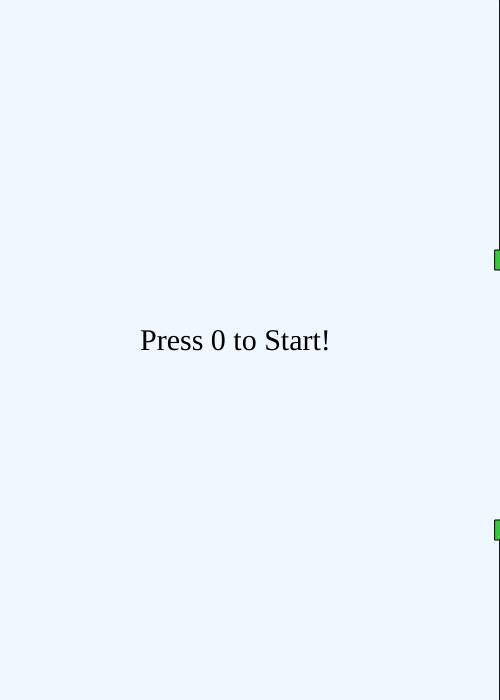
Frame 1 (no input)
Frame 60 (no input): identical to frame 1, image omitted
Frame 120 (the mouse pressed at the canvas centre since frame 60): identical to frame 1, image omitted

The p5.js sketch that drew this single still picture (run headless with seeded random() and noise() and a simulated clock; from frame 60 on, the mouse is pressed at the canvas centre):

// p5.js sketch
// ── sketch.js
var bird;
var score;
var pipes = [];
var endGame;
var count;
var highscore;
var step;
var plays;

function setup() {
  createCanvas(500, 700);
  bird = new Bird();
  pipes.push(new Pipe());
  score = new Score();
  endGame = 1;
  count = 0;
  highscore = 0;
  step = 0;
  plays = 0;
}

function draw() {
  background(240, 248, 255);
if (endGame == 0) {
    bird.show();
    bird.update();
  for (var i = pipes.length-1; i >= 0; i--) {
    pipes[i].show();
    pipes[i].update();
    if (pipes[i].remove()) {
      pipes.splice(i, 1);
    }
    if (pipes[i].checkGameOver(bird)) {
      endGame = 1;
    }
  }

  if(pipes.length != 0) {
    if (pipes[pipes.length - 1].x == 350) {
      score.update(count);
      count = 1;
      step++;
    }
  }
  if(step < 3) {
    score.instructions();
  }
  // if(pipes.length != 0 && step % 8 == 0) {
  //   pipes[pipes.length - 1].changeSpeed();
  // }
  if (frameCount % 150 == 0) {
    pipes.push(new Pipe());
  }
  score.show();
  score.highScore(highscore);
}
else{
  for(var i = pipes.length - 1; i >= 0; i --) {
    pipes[i].show();
  }
  if (score.number > highscore) {
    highscore = score.number;
  }
    score.start(count, highscore ,score.number);
    plays = 1;
}
}


function keyPressed() {
  if (key == ' ' && endGame == 0) {
    bird.up();
  }
  if (key == '0' && endGame != 0) {
    score.refresh();
    bird.y = height/2;
    bird.velocity = -5;
    pipes = [];
    endGame = 0;
    count = 0;
  }
}

// ── GameOver.js
function GameOver() {
  this.x = 25;
  this.y = height/2;

  this.show = function() {
    fill(90, 170, 20);
    ellipse(this.x, this.y, 20, 50);
  }
}

// ── bird.js
function Bird() {
  this.y = height/2;
  this.x = width/2 - 160;
  this.thick = 32;
  this.hitbox =  this.thick/2;

  this.gravity = 0.3;
  this.lift = -10;
  this.velocity = -5;
  this.acceleration = 1.1;

  this.show = function() {
    // var sourceOfPicture = "daWae.png";
    // var img = document.getElementById('daWae')
    // img.src = sourceOfPicture.replace('90x90', '225x225');
    // img.style.display = "block";
    fill(90, 170, 20);
    ellipse(this.x, this.y, this.thick, this.thick);
  }

  this.up = function() {
    this.velocity += this.lift;
    this.y += this.lift;
  }

  this.update = function() {
    this.velocity += this.gravity*this.acceleration;
    this.y += this.velocity;
    if(this.y > height) {
      this.y = height;
      this.velocity = 0;
    }
    if(this.y < 0) {
      this.y = 0;
      this.velocity += this.gravity*10;
    }
  }
}

// ── pipe.js
function Pipe() {
  this.top = random(height/2) + 20;
  this.tall = this.top;
  this.x = width;
  this.w = 50;
  this.speed = 2;
  this.count = 0;

this.show = function() {
  fill(50, 205, 50);
  if (this.top < 100) {
    this.count = 100;
    rect(this.x, 0, this.w, this.top);
    rect(this.x, this.top + this.count, this.w, height - this.top);

    rect(this.x - 5, this.top - 20, this.w + 10, 20);
    rect(this.x - 5, this.top + this.count, this.w + 10, 20);
  }
  else {
    if (this.top < 200) {
      this.count = 175;
      rect(this.x, 0, this.w, this.top);
      rect(this.x, this.top + this.count, this.w, height - this.top);

      rect(this.x - 5, this.top - 20, this.w + 10, 20);
      rect(this.x - 5, this.top + this.count, this.w + 10, 20);
    }
      else {
        this.count = 250;
        rect(this.x, 0, this.w, this.top);
        rect(this.x, this.top + this.count, this.w, height - this.top);

        rect(this.x - 5, this.top - 20, this.w + 10, 20);
        rect(this.x - 5, this.top + this.count, this.w + 10, 20);
      }
    }
  }

this.update = function() {
 this.x -= this.speed;
}

this.remove = function() {
  if (this.x < -width) {
    return true;
  }
  return false;
}

this.checkGameOver = function(bird) {
  if (bird.x + bird.hitbox > this.x - 5 && bird.x - bird.hitbox < this.x + this.w + 10) {
    if (bird.y - bird.hitbox < this.top && bird.y - bird.hitbox > this.top - 20) {
      return true;
    }
    else {
      if (bird.y + bird.hitbox > this.top + this.count && bird.y + bird.hitbox < this.top + this.count + 20) {
      return true;
    }
  }
}
  if (bird.x + bird.hitbox > this.x && bird.x - bird.hitbox < this.x + this.w) {
    if (bird.y - bird.hitbox < this.top  || bird.y + bird.hitbox > this.top + this.count) {
      return true;
    }
  }

  return false;
}

this.changeSpeed = function() {
  this.speed += 0.2;
}
}

// ── score.js
var font = 'fantasy';
function Score() {
  this.x = width/2;
  this.y = 75;
  this.number = 0;
  this.num = "0";

  this.show = function() {
    fill(0);
    textSize(60);
    textFont(font);
    text(this.num, this.x - 20, this.y);
  }

  this.highScore = function(highscore) {
    if (highscore < 100) {
    fill(0);
    textSize(20);
    textFont(font);
    text('HighScore: ' + highscore.toString(), width - 125, 25);
  }
  else {
    if (highscore < 1000) {
    fill(0);
    textSize(20);
    textFont(font);
    text('HighScore: ' + highscore.toString(), width - 135, 25);
  }
  else {
    fill(0);
    textSize(20);
    textFont(font);
    text('HighScore: ' + highscore.toString(), width - 155, 25);
  }
  }
  }

  this.update = function(count) {
    if(count == 1) {
      this.number++;
      this.num = this.number.toString();
    }
  }

  this.refresh = function() {
    this.number = 0;
    this.num = this.number.toString();
  }

  this.start = function(count, highscore, score) {
    if (count == 0) {
    fill(0);
    textSize(30);
    textFont(font);
    text('Press 0 to Start!', width/2 - 110, height/2);
  }
  else {
    if (highscore >= score + 1 || plays == 0 || score == 0) {
      fill(0);
      textSize(30);
      textFont('fantasy');
      text('Your Score: ' + this.num, width/2 - 85, height/2 - 30);
      text('HighScore: ' + highscore, width/2 - 80, height/2 + 20);
      text('Press 0 to Try Again', width/2 - 120, height/2 + 70);
    }
    else {
      fill(0);
      textSize(30);
      textFont(font);
      text('New Record!', width/2 - 73, height/2 - 20);
      text('Your Score: ' + this.num, width/2 - 73, height/2 + 20);
      text('Press 0 to Try Again', width/2 - 120, height/2 + 60);
    }
  }
  }

  this.instructions = function() {
    fill(0);
    textSize(30);
    textFont(font);
    text('Press Space to Jump!', width/2 - 135, height/2);
  }

  // this.printHighScore = function() {
  //     fill(140);
  //     textSize(40);
  //     textFont('fantasy');
  //     text('NEW RECORD!', width/2, height/2);
  //     text('Your Score: ' + this.num, width/2 - 120, height/2);
  // }
}

// ── style.css

  html, body {
    height: 100%;
  }
  
  body {
    margin: 0;
    display: flex;
  
    /* This centers our sketch horizontally. */
    justify-content: center;
  
    /* This centers our sketch vertically. */
    align-items: center;
  }
